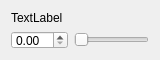
<?xml version="1.0" encoding="UTF-8"?>
<ui version="4.0">
 <class>ScaleControlWidget</class>
 <widget class="QWidget" name="ScaleControlWidget">
  <property name="geometry">
   <rect>
    <x>0</x>
    <y>0</y>
    <width>160</width>
    <height>60</height>
   </rect>
  </property>
  <property name="sizePolicy">
   <sizepolicy hsizetype="Expanding" vsizetype="Preferred">
    <horstretch>0</horstretch>
    <verstretch>0</verstretch>
   </sizepolicy>
  </property>
  <property name="minimumSize">
   <size>
    <width>150</width>
    <height>60</height>
   </size>
  </property>
  <property name="maximumSize">
   <size>
    <width>16777215</width>
    <height>60</height>
   </size>
  </property>
  <property name="windowTitle">
   <string>Form</string>
  </property>
  <layout class="QGridLayout" name="gridLayout">
   <item row="0" column="0">
    <widget class="QLabel" name="label">
     <property name="text">
      <string>TextLabel</string>
     </property>
    </widget>
   </item>
   <item row="1" column="0">
    <widget class="QDoubleSpinBox" name="spinBox"/>
   </item>
   <item row="1" column="1">
    <widget class="QSlider" name="slider">
     <property name="orientation">
      <enum>Qt::Horizontal</enum>
     </property>
    </widget>
   </item>
  </layout>
 </widget>
 <resources/>
 <connections/>
</ui>
